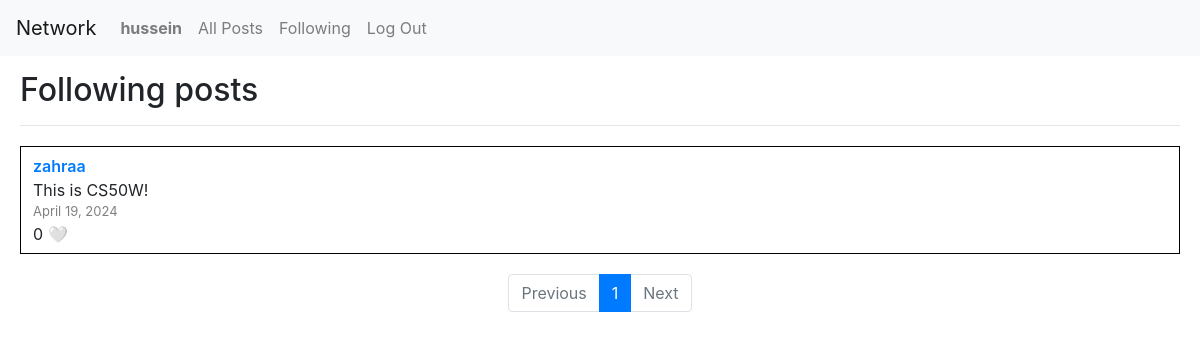
The page /following (signed in) on the database as committed earlier.
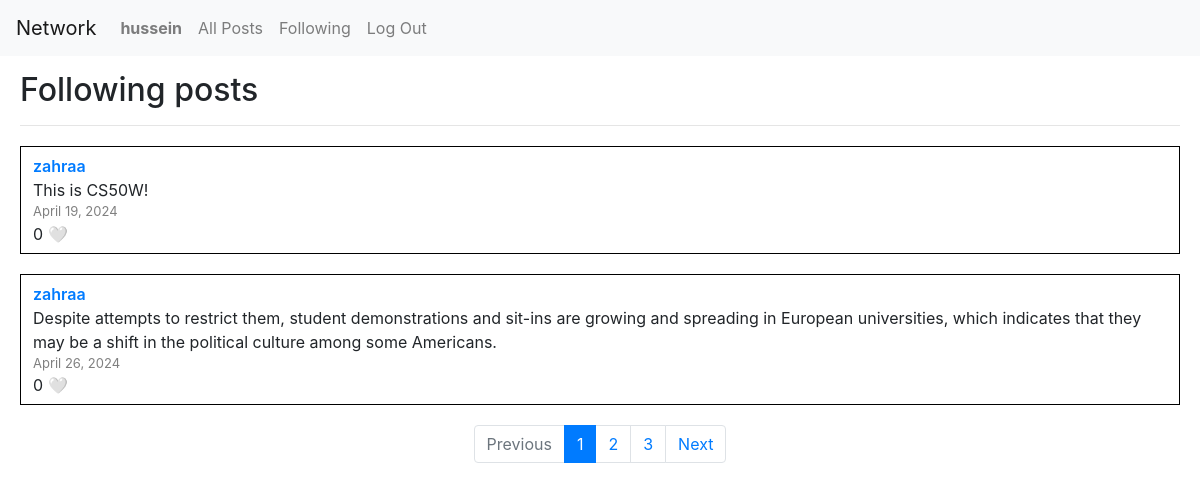
The same page on the database as committed later.
### network/models.py (models this page shows, shortened)
class User(AbstractUser):
    following = models.ManyToManyField('self', related_name='followers', symmetrical=False, null=True, blank=True)
    likes = models.ManyToManyField('Post', related_name='liked_by', blank=True)
    def __str__(self):
        return self.username

class Post(models.Model):
    poster = models.ForeignKey(User, related_name="posts", on_delete=models.CASCADE, null=False, blank=False)
    content = models.TextField(null=False, blank=False)
    date = models.DateField(auto_now_add=True, editable=False)

### network/views.py (the view)
# urls.py: path("following", views.following, name="following"),
@login_required(login_url='login')
def following(request, page_number=1):
    following_posts = Post.objects.filter(poster__in=request.user.following.all())
    p = Paginator(following_posts, posts_count_per_page)
    current_page = p.page(page_number)
    return render(request, "network/following.html", {
        "current_page": current_page,
        "pages": p,
    })

### network/templates/network/following.html
{% extends "network/layout.html" %}
{% block body %}
    <h2>Following posts</h2>
    <hr>
    {% for post in current_page %}
        <div class="post">
            <div class="poster">
                <a href="{% url 'profile' post.poster %}">{{ post.poster }}</a>
            </div>
            <div class="content">{{ post.content }}</div>
            <div class="date">{{ post.date }}</div>
            <div class="likes">
                <span>{{ post.liked_by.count }}</span>
                {% if post in user.likes.all %}
                    <a class="like-btn" data-id="{{ post.pk }}">❤️</a>
                {% else %}
                    <a class="like-btn" data-id="{{ post.pk }}">🤍</a>
                {% endif %}
            </div>
        </div>
    {% empty %}
        <div class="post">
            no posts
        </div>
    {% endfor %}
    <nav aria-label="Page navigation example">
        <ul class="pagination justify-content-center">
          {% if not current_page.has_previous %}
            <li class="page-item disabled">
                <a class="page-link" tabindex="-1" aria-disabled="true">Previous</a>
            </li>
          {% else %}
            <li class="page-item">
                <a class="page-link" href="{% url 'following' current_page.previous_page_number %}" tabindex="-1" aria-disabled="true">Previous</a>
            </li>
          {% endif %}
          {% for i in pages.page_range %}
            {% if current_page.number == i %}
                <li class="page-item active"><a class="page-link" href="{% url 'following' i %}">{{ i }}</a></li>
            {% else %}
                <li class="page-item"><a class="page-link" href="{% url 'following' i %}">{{ i }}</a></li>
            {% endif %}
          {% endfor %}
          {% if not current_page.has_next %}
            <li class="page-item disabled">
                <a class="page-link">Next</a>
            </li>
          {% else %}
            <li class="page-item">
                <a class="page-link" href="{% url 'following' current_page.next_page_number %}" >Next</a>
            </li>
          {% endif %}
        </ul>
    </nav>
{% endblock %}

### network/templates/network/layout.html (shortened to what this page needs)
{% load static %}
<!DOCTYPE html>
<html lang="en">
    <head>
        <link rel="stylesheet" href="https://stackpath.bootstrapcdn.com/bootstrap/4.4.1/css/bootstrap.min.css">
        <link href="{% static 'network/styles.css' %}" rel="stylesheet">
    </head>
    <body>
        <nav class="navbar navbar-expand-lg navbar-light bg-light">
            <a class="navbar-brand" href="#">Network</a>
            <div>
              <ul class="navbar-nav mr-auto">
                {% if user.is_authenticated %}
                    <li class="nav-item">
                        <a class="nav-link" href="#"><strong>{{ user.username }}</strong></a>
                    </li>
                {% endif %}
                <li class="nav-item">
                  <a class="nav-link" href="{% url 'index' %}">All Posts</a>
                </li>
                {% if user.is_authenticated %}
                    <li class="nav-item">
                        <a class="nav-link" href="{% url 'following' %}">Following</a>
                    </li>
                    <li class="nav-item">
                        <a class="nav-link" href="{% url 'logout' %}">Log Out</a>
                    </li>
                {% endif %}
              </ul>
            </div>
          </nav>
        <div class="body">
            {% block body %}
            {% endblock %}
        </div>
    </body>
</html>

### network/static/network/styles.css (style rules this page uses)
.body { margin: 15px 20px; }
.post { border: 1px solid black; margin: 20px 0; padding: 7px 12px; }
.poster { font-weight: 600; }
.date { font-size: 13px; color: gray; }
.like-btn { text-decoration: none; cursor: pointer; }

Rows that differ between the two databases and show on the page:
added Post: poster "zahraa", content "Despite attempts to restrict them, student demonstrations and sit-ins are growing and spreading in European universities, which indicates that they may be a shift in the political culture among some Americans.", date "April 26, 2024", liked_by.count "0"
Other text that changed with them:
new list line: "2"
new list line: "3"
